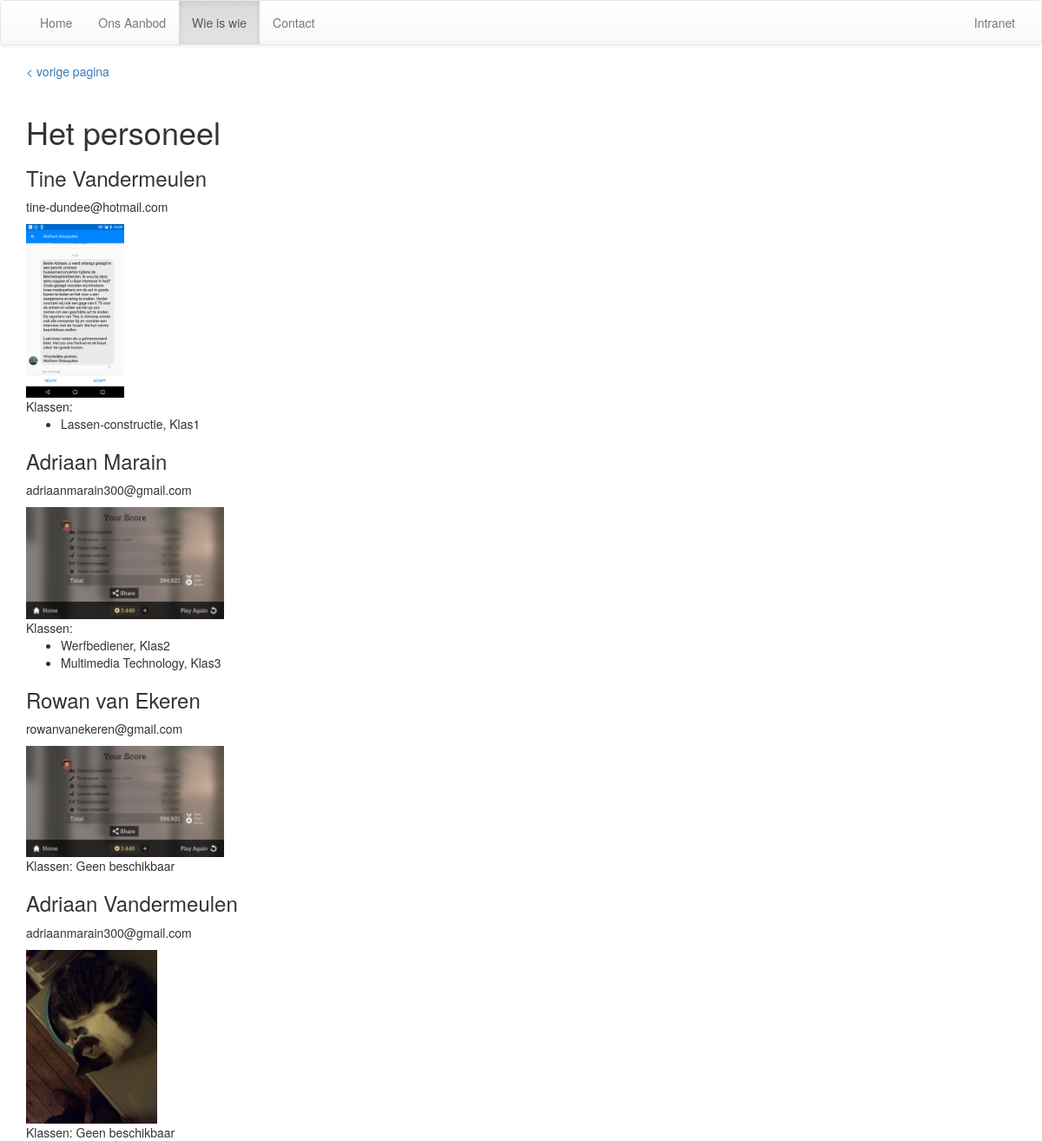
/wieiswie, run on the app's committed database.
### schooltje/models.py (models this page shows, shortened)
class Leraar(models.Model):
    voornaam = models.CharField(max_length=100)
    naam = models.CharField(max_length=100)
    foto = models.ImageField(upload_to='images')
    email = models.CharField(max_length=300)

class Klas(models.Model):
    naam = models.CharField(max_length=100)
    numerieke_code = models.IntegerField()
    richting = models.ForeignKey(Richting, on_delete=models.CASCADE)
    leraar = models.ForeignKey(Leraar, on_delete=models.CASCADE)

class Richting(models.Model):
    naam = models.CharField(max_length=100)
    omschrijving = models.CharField(max_length=500)
    def __str__(self):
        return "%s" % (self.naam)

### schooltje/views.py (the view)
# urls.py: url(r'^wieiswie$', views.wieiswie, name='wieiswie'),
def wieiswie(request):
    lastPageVisited = setLastPage('schooltje:wieiswie', request)
    leraren_list = Leraar.objects.all()
    for leraar in leraren_list:
        klassen_list = Klas.objects.filter(leraar_id=leraar.id)
        leraar.klassen = list(klassen_list)
    context = {'leraren_list': leraren_list, 'lastPageVisited':lastPageVisited,}
    response = render(request, 'schooltje/wieiswie.html', context)
    if 'uniq_sesh_id' in request.COOKIES:
        sessionkey = request.COOKIES['uniq_sesh_id']
    else:
        sessionkey = request.session.session_key #taking session key once at the start of session and using this as a static, unique session id
        response.set_cookie('uniq_sesh_id', sessionkey) #set a session time to 30 minutes, because set_expiry doesn't work with cookies
    pagesInSession(request, sessionkey, 'wieiswie')
    if 'pages_visited' in request.COOKIES:
        cookie_pagesVisited = request.COOKIES['pages_visited']
        cookie_pagesVisited += " wieiswie"
        response.set_cookie('pages_visited', cookie_pagesVisited)
    else:
        response.set_cookie('pages_visited', 'wieiswie')
    return response

### schooltje/views.py (called while the page is built)
def setLastPage(page, request):
    lastPageVisited = request.session.get('lastPageVisited',page)
    request.session['lastPageVisited'] = page
    return lastPageVisited

def pagesInSession(request, sessionkey, page):
    with open('sessions.json', 'r') as f:
        data = json.load(f)
    with open('sessions.json', 'w') as f:
        if sessionkey in data:
            data[sessionkey] += " " + page
            json.dump(data, f)
        else:
            data[sessionkey] = page
            json.dump(data, f)

### schooltje/templates/schooltje/wieiswie.html
{% extends 'schooltje/base.html' %}
{% block nav-wieiswie %}class="active"{% endblock %}
{% load staticfiles %}
{% block content %}
<h1>Het personeel</h1>
{% if leraren_list %}
    {% for leraar in leraren_list %}
        <div>
            <h3>{{ leraar.voornaam }} {{ leraar.naam }} </h3>
            <div><p>{{ leraar.email }}</p></div>
            <div><img src="{% static leraar.foto %}" alt="foto leraar" style="max-width: 20%; max-height: 200px"/></div>
            <div>Klassen:
            {% if leraar.klassen %}
                <ul>
                {% for klas in leraar.klassen %}
                    <li>{{ klas.richting }}, {{ klas.naam }}</li>
                {% endfor %}
                </ul>
            {% else %}
                Geen beschikbaar
            {% endif %}
            </div>
        </div>
    {% endfor %}
{% else %}
    <p>Er zijn geen leraren beschikbaar.</p>
{% endif %}
{% endblock %}

### schooltje/templates/schooltje/base.html (shortened to what this page needs)
<head>
    <link rel="stylesheet" href="//maxcdn.bootstrapcdn.com/bootstrap/3.2.0/css/bootstrap.min.css">
    <link rel="stylesheet" href="//maxcdn.bootstrapcdn.com/bootstrap/3.2.0/css/bootstrap-theme.min.css">
</head>
<body>
    <nav class="navbar navbar-default">
        <div class="container-fluid">
            <div class="collapse navbar-collapse">
                <ul class="nav navbar-nav">
                    <li {% block nav-index %}{% endblock %}><a href="{% url 'schooltje:index' %}">Home</a></li>
                    <li {% block nav-richtingen %}{% endblock %}><a href="{% url 'schooltje:richtingen' %}">Ons Aanbod</a></li>
                    <li {% block nav-wieiswie %}{% endblock %}><a href="{% url 'schooltje:wieiswie' %}">Wie is wie</a></li>
                    <li {% block nav-contact %}{% endblock %}><a href="{% url 'schooltje:contact' %}">Contact</a></li>
                </ul>
                <ul class="nav navbar-nav navbar-right">
                    <li><a href="{% url 'admin:index' %}">Intranet</a></li>
                </ul>
            </div>
        </div>
    </nav>
    <div class="container">
        <a href="{% url lastPageVisited %}">< vorige pagina</a><br><br>
    </div>
    <div class="container">
        {% block content %}
        {% endblock %}
    </div>
</body>

### data on the page
Leraar: voornaam "Tine", naam "Vandermeulen", email "tine-dundee@hotmail.com", foto (picture)
Klas: richting "Lassen-constructie", naam "Klas1"
Leraar: voornaam "Adriaan", naam "Marain", email "adriaanmarain300@gmail.com", foto (picture)
Klas: richting "Werfbediener", naam "Klas2"
Klas: richting "Multimedia Technology", naam "Klas3"
Leraar: voornaam "Rowan", naam "van Ekeren", email "rowanvanekeren@gmail.com", foto (picture), shows "Geen beschikbaar"
Leraar: voornaam "Adriaan", naam "Vandermeulen", email "adriaanmarain300@gmail.com", foto (picture), shows "Geen beschikbaar"
